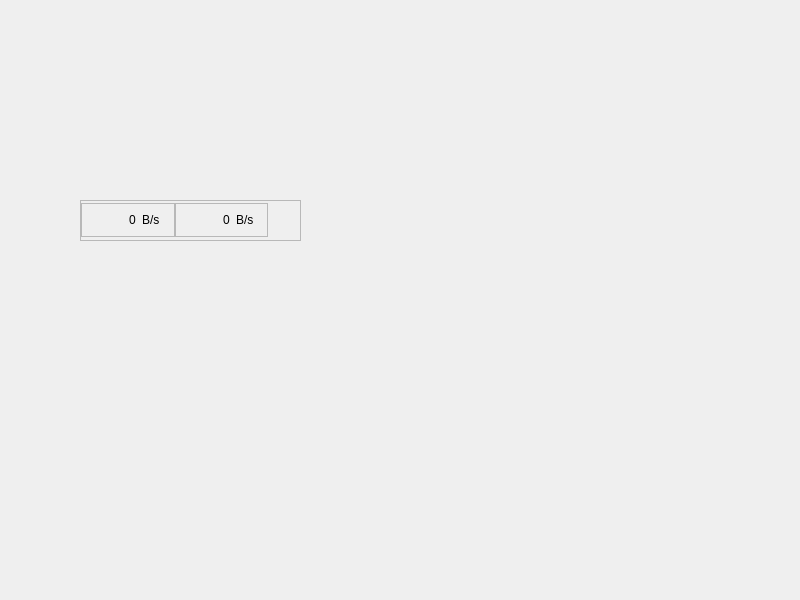
<?xml version="1.0" encoding="UTF-8"?>
<ui version="4.0">
 <class>MainWindow</class>
 <widget class="QMainWindow" name="MainWindow">
  <property name="geometry">
   <rect>
    <x>0</x>
    <y>0</y>
    <width>800</width>
    <height>600</height>
   </rect>
  </property>
  <property name="windowTitle">
   <string>MainWindow</string>
  </property>
  <widget class="QWidget" name="centralwidget">
   <widget class="QFrame" name="frame">
    <property name="geometry">
     <rect>
      <x>80</x>
      <y>200</y>
      <width>221</width>
      <height>41</height>
     </rect>
    </property>
    <property name="frameShape">
     <enum>QFrame::StyledPanel</enum>
    </property>
    <property name="frameShadow">
     <enum>QFrame::Raised</enum>
    </property>
    <layout class="QGridLayout" name="gridLayout_3">
     <property name="leftMargin">
      <number>0</number>
     </property>
     <property name="topMargin">
      <number>0</number>
     </property>
     <property name="rightMargin">
      <number>0</number>
     </property>
     <property name="bottomMargin">
      <number>0</number>
     </property>
     <property name="spacing">
      <number>0</number>
     </property>
     <item row="0" column="0">
      <layout class="QHBoxLayout" name="horizontalLayout">
       <property name="spacing">
        <number>0</number>
       </property>
       <item>
        <widget class="QFrame" name="frame_3">
         <property name="frameShape">
          <enum>QFrame::StyledPanel</enum>
         </property>
         <property name="frameShadow">
          <enum>QFrame::Raised</enum>
         </property>
         <layout class="QGridLayout" name="gridLayout">
          <item row="0" column="1">
           <widget class="QLabel" name="label_6">
            <property name="text">
             <string>0</string>
            </property>
           </widget>
          </item>
          <item row="0" column="2">
           <widget class="QLabel" name="label_5">
            <property name="sizePolicy">
             <sizepolicy hsizetype="Expanding" vsizetype="Preferred">
              <horstretch>0</horstretch>
              <verstretch>0</verstretch>
             </sizepolicy>
            </property>
            <property name="text">
             <string>B/s</string>
            </property>
           </widget>
          </item>
          <item row="0" column="0">
           <widget class="QPushButton" name="pushButton">
            <property name="styleSheet">
             <string notr="true">border:none</string>
            </property>
            <property name="text">
             <string/>
            </property>
            <property name="icon">
             <iconset>
              <normaloff>C:/Users/Glyhux/Downloads/upload.png</normaloff>C:/Users/Glyhux/Downloads/upload.png</iconset>
            </property>
            <property name="iconSize">
             <size>
              <width>16</width>
              <height>16</height>
             </size>
            </property>
           </widget>
          </item>
         </layout>
        </widget>
       </item>
       <item>
        <widget class="QFrame" name="frame_2">
         <property name="frameShape">
          <enum>QFrame::StyledPanel</enum>
         </property>
         <property name="frameShadow">
          <enum>QFrame::Raised</enum>
         </property>
         <layout class="QGridLayout" name="gridLayout_2">
          <item row="0" column="2">
           <widget class="QLabel" name="label_3">
            <property name="sizePolicy">
             <sizepolicy hsizetype="Expanding" vsizetype="Preferred">
              <horstretch>0</horstretch>
              <verstretch>0</verstretch>
             </sizepolicy>
            </property>
            <property name="text">
             <string>B/s</string>
            </property>
           </widget>
          </item>
          <item row="0" column="1">
           <widget class="QLabel" name="label_2">
            <property name="text">
             <string>0</string>
            </property>
           </widget>
          </item>
          <item row="0" column="0">
           <widget class="QPushButton" name="pushButton_2">
            <property name="styleSheet">
             <string notr="true">border:none;</string>
            </property>
            <property name="text">
             <string/>
            </property>
            <property name="icon">
             <iconset>
              <normaloff>C:/Users/Glyhux/Downloads/upload2.png</normaloff>C:/Users/Glyhux/Downloads/upload2.png</iconset>
            </property>
           </widget>
          </item>
         </layout>
        </widget>
       </item>
       <item>
        <widget class="QPushButton" name="pushButton_3">
         <property name="styleSheet">
          <string notr="true">border:none;</string>
         </property>
         <property name="text">
          <string/>
         </property>
         <property name="icon">
          <iconset>
           <normaloff>C:/Users/Glyhux/Downloads/upload2.png</normaloff>C:/Users/Glyhux/Downloads/upload2.png</iconset>
         </property>
        </widget>
       </item>
      </layout>
     </item>
    </layout>
   </widget>
  </widget>
 </widget>
 <resources/>
 <connections/>
</ui>
